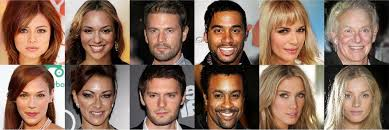
#> input picture Experiment -09(Eye Detection)-20240522T135646Z-001/Experiment -09(Eye Detection)/img.jpg, 389 x 130 px
$ jupyter execute 'Experiment 09  Detection of Eye, Face or Smile (1).ipynb'
#> lines starting #> are read from the running program, lines starting #| are printed output that depends on the picture; after the words box and inside, x2 and y2 are one past the last pixel; in counts of white or black regions, pixels touching at a corner belong together
Implement the detection of Eye or face or Smile from the Image.

Date = 14-04-2024

[cell 1]
import numpy as np
import cv2

The cv2.data.haarcascades is a pre-defined path in OpenCV that refers to the directory containing the Haar cascade XML files.
'haarcascade_frontalface_default.xml' is the XML file that contains the trained model for face detection using the Haar cascade algorithm. It specifically looks for frontal faces.

[cell 2]
# load models
face_cascade = cv2.CascadeClassifier(cv2.data.haarcascades + 'haarcascade_frontalface_default.xml') #This line creates an instance of the CascadeClassifier class from OpenCV, which is used for detecting faces.
eye_cascade = cv2.CascadeClassifier(cv2.data.haarcascades + 'haarcascade_eye.xml')
smile_cascade = cv2.CascadeClassifier(cv2.data.haarcascades + 'haarcascade_smile.xml')

Example 1

[cell 3]
img = cv2.imread("img.jpg")  # Load image
#> img is the input picture: shape (130, 389, 3); mean B, G, R 91.2, 107.2, 135.2
cv2.imshow("Image", img)  # Display the image
cv2.waitKey(0)  # Wait for a key press
cv2.destroyAllWindows()  # Close all windows

[cell 4]
gray = cv2.cvtColor(img, cv2.COLOR_BGR2GRAY)  # Convert to grayscale
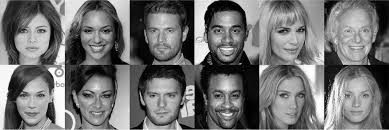
#> gray: shape (130, 389); min 0, max 255, mean 113.8
cv2.imshow("Grayscale Image", gray)  # Display the grayscale image
cv2.waitKey(0)  # Wait for a key press
cv2.destroyAllWindows()  # Close all windows

[cell 5]
def detect_faces(img, gray):
    faces = face_cascade.detectMultiScale(gray, 1.3, 5)
#> faces = [[74, 12, 47, 47], [138, 12, 48, 48], [203, 11, 48, 48], [10, 78, 46, 46], [74, 77, 48, 48], [138, 76, 48, 48], [203, 77, 47, 47], [333, 76, 48, 48], [9, 13, 49, 49], [332, 12, 49, 49], [266, 76, 50, 50]]

    for (x, y, w, h) in faces:
        img = cv2.rectangle(img, (x, y), (x + w, y + h), (255, 0, 0), 2)
        roi_gray = gray[y:y+h, x:x+w]
        roi_color = img[y:y+h, x:x+w]

        # Detect eyes within the face ROI
        eyes = eye_cascade.detectMultiScale(roi_gray)

        for (ex, ey, ew, eh) in eyes:
            cv2.rectangle(roi_color, (ex, ey), (ex + ew, ey + eh), (0, 255, 0), 2)

        # Detect smiles within the face ROI
        smiles = smile_cascade.detectMultiScale(roi_gray)
        for (sx, sy, sw, sh) in smiles:
            cv2.rectangle(roi_color, (sx, sy), (sx + sw, sy + sh), (0, 0, 255), 2)
#> this loop made 11 passes
#> (x, y, w, h, smiles) on pass 3: (203, 11, 48, 48, [[4, 26, 40, 20]])
#> pass 1, in detect_faces, `img = cv2.rectangle(img, (x, y), (x + w, y + h), (255, 0, 0), 2)`:
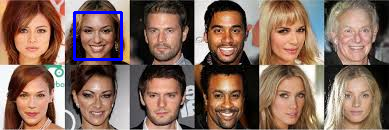
#> img: shape (130, 389, 3); 1.11% of pixels changed, all inside (x1, y1, x2, y2) = (73, 11, 123, 61)
#> pass 1, in detect_faces, `roi_color = img[y:y+h, x:x+w]`:
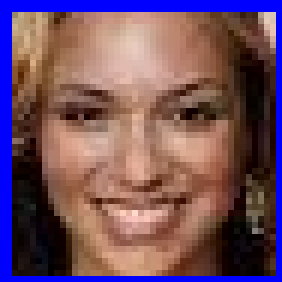
#> roi_color: shape (47, 47, 3) (shown 6 times larger); mean B, G, R 96.2, 79.6, 113
#> pass 2, in detect_faces, `img = cv2.rectangle(img, (x, y), (x + w, y + h), (255, 0, 0), 2)`:
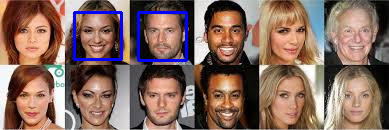
#> img: shape (130, 389, 3); 1.13% of pixels changed, all inside (x1, y1, x2, y2) = (137, 11, 188, 62)
#> after the loop:
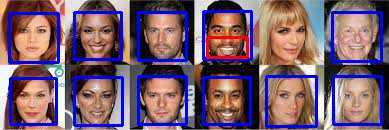
#> img: shape (130, 389, 3); 10.83% of pixels changed, all inside (x1, y1, x2, y2) = (8, 10, 383, 128)
#> after the loop:
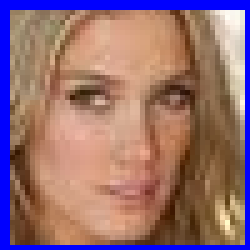
#> roi_color: shape (50, 50, 3) (shown 5 times larger); mean B, G, R 115.5, 110.9, 148.7
#> after the loop:
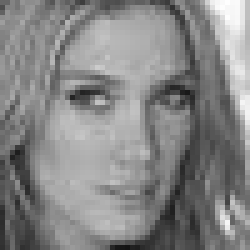
#> roi_gray: shape (50, 50) (shown 5 times larger); min 20, max 254, mean 133.9

    return img

[cell 6]
output = detect_faces(img,gray)
cv2.imshow("Image", output)
cv2.waitKey(0)
cv2.destroyAllWindows()

faces = face_cascade.detectMultiScale(gray, 1.3, 5): This line detects faces in the grayscale image gray using the face cascade classifier. The detectMultiScale function returns a list of rectangles representing the detected faces.

img = cv2.rectangle(img, (x,y), (x + w, y + h), (255,0,0), 2): This line draws a rectangle on the original color image img around the detected face. The (x,y) coordinates represent the top-left corner of the rectangle, (x + w, y + h) represents the bottom-right corner, (255,0,0) represents the color of the rectangle (in BGR format), and 2 is the thickness of the rectangle.

roi_gray = gray[y:y+h, x:x+w]: This line extracts the region of interest (ROI) from the grayscale image gray that corresponds to the detected face. The ROI is a sub-image that contains only the face region.

roi_color = img[y:y+h, x:x+w]: This line extracts the region of interest (ROI) from the color image img that corresponds to the detected face. The ROI is a sub-image that contains only the face region.

cv2.rectangle(roi_color,(ex,ey),(ex+ew,ey+eh),(0,255,0),2): This line draws a rectangle on the color ROI image around the detected eye. The (ex,ey) coordinates represent the top-left corner of the rectangle, (ex+ew,ey+eh) represents the bottom-right corner, (0,255,0) represents the color of the rectangle (in BGR format), and 2 is the thickness of the rectangle.

 Example 2

[cell 7]
img = cv2.imread("img.jpg")  # Load image
cv2.imshow("Image", img)  # Display the image
cv2.waitKey(0)  # Wait for a key press
cv2.destroyAllWindows()  # Close all windows

[cell 8]
gray = cv2.cvtColor(img, cv2.COLOR_BGR2GRAY) # convert to gray scale

img = detect_faces(img, gray)
#> the loop in detect_faces (call 2), `for (x, y, w, h) in faces:` made 11 passes
#> pass 2, in detect_faces (call 2), `roi_color = img[y:y+h, x:x+w]`:
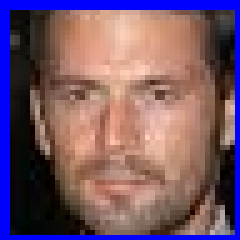
#> roi_color: shape (48, 48, 3) (shown 5 times larger); mean B, G, R 105.4, 87.7, 118
#> pass 3, in detect_faces (call 2), `img = cv2.rectangle(img, (x, y), (x + w, y + h), (255, 0, 0), 2)`:
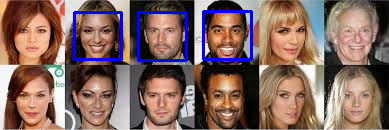
#> img: shape (130, 389, 3); 3.37% of pixels changed, all inside (x1, y1, x2, y2) = (73, 10, 253, 62)
#> pass 3, in detect_faces (call 2), `roi_gray = gray[y:y+h, x:x+w]`:
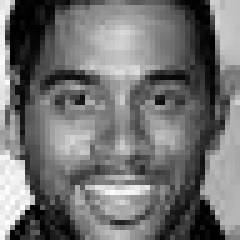
#> roi_gray: shape (48, 48) (shown 5 times larger); min 0, max 255, mean 113.5
